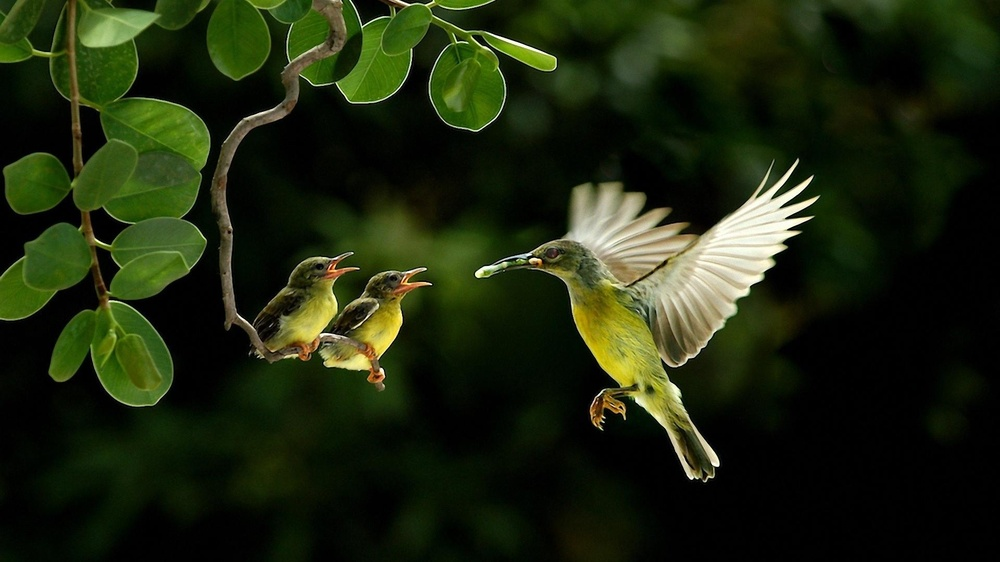
#> input picture bg.jpg, 1000 x 562 px, shrunk from 1920 x 1080 before the run, given in place of the camera
$ jupyter execute SENSOR.ipynb
#> lines starting #> are read from the running program, lines starting #| are printed output that depends on the picture
[cell 1]
import cv2, time

[cell 2]
video = cv2.VideoCapture(0)
first_frame=None

[cell 3]
while True:
    check, frame= video.read()
#> frame is the input picture: shape (562, 1000, 3); mean B, G, R 14.8, 39.2, 30
    gray=cv2.cvtColor(frame, cv2.COLOR_BGR2GRAY)
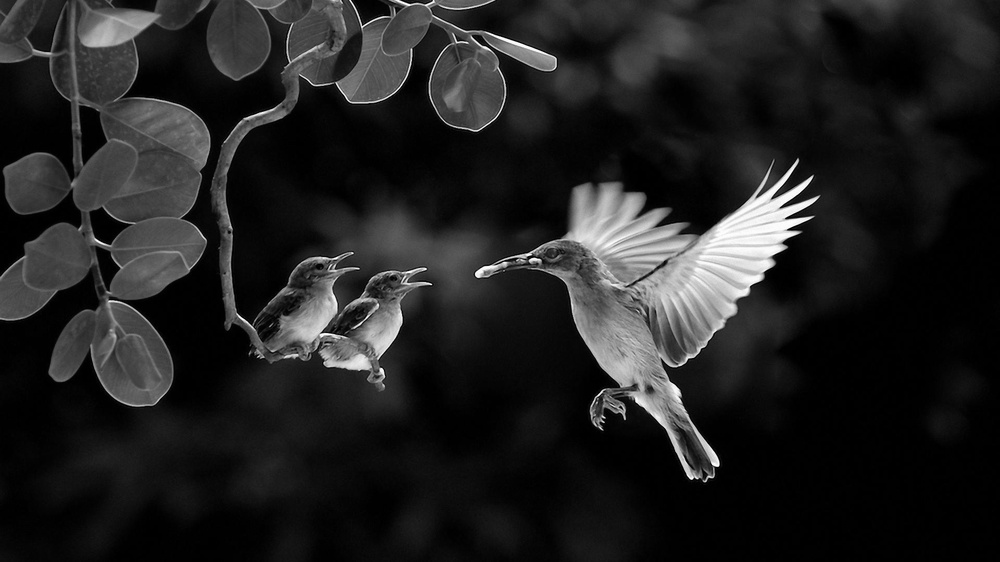
#> gray: shape (562, 1000); min 0, max 254, mean 33.7
    gray=cv2.GaussianBlur(gray,(21,21),0)
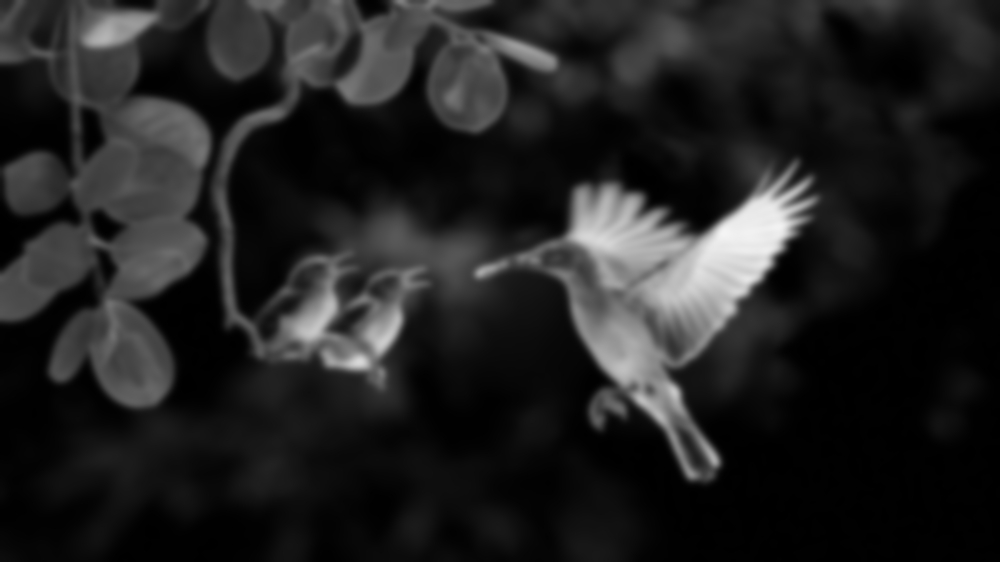
#> gray: shape (562, 1000); min 0, max 244, mean 33.7
    if first_frame is None:
        first_frame=gray
        continue
    delta_frame=cv2.absdiff(first_frame,gray)
    threshold_frame=cv2.threshold(delta_frame,50,255,cv2.THRESH_BINARY)[1]
    threshold_frame=cv2.dilate(threshold_frame,None,iterations=2)
    (cntr,_)=cv2.findContours(threshold_frame.copy(),cv2.RETR_EXTERNAL,cv2.CHAIN_APPROX_SIMPLE)
    for contour in cntr:
        if cv2.contourArea(contour)<1000:
            continue
        (x,y,w,h)=cv2.boundingRect(contour)
        cv2.rectangle(frame,(x,y),(x+w,y+h),(0,255,0),3)

    cv2.imshow("Sensor",frame)
    key=cv2.waitKey(1)
    if key==ord('q'):
         break

video.release()
cv2.destroyAllWindows()
